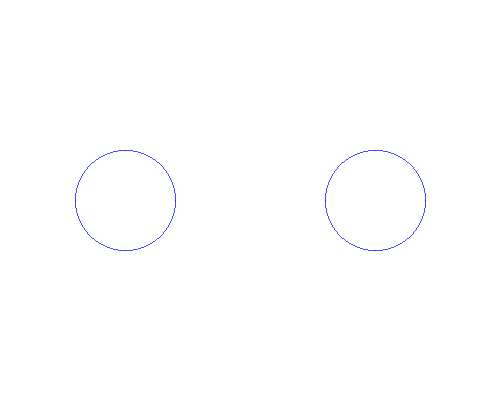
Frame 1 (no input)
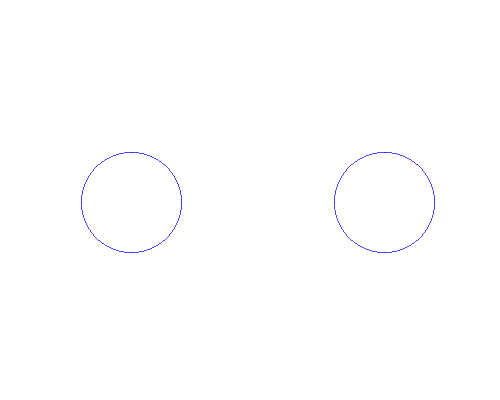
Frame 2 (the mouse pressed at the canvas centre, redrawn once)

The Processing sketch that drew these frames (run headless with seeded random() and noise(); the mouse was pressed at the canvas centre and the sketch redrawn once):

// Processing sketch: moving_circles
// ── moving_circles.pde
/*Implement of two circles moving around the screen*/

boolean loop = true;
Circle c1, c2;

void setup() {
  size(500, 400);
  stroke(0, 0, 255);
  noLoop();
  
  c1 = new Circle( width/4, height/2, 50);
  c2 = new Circle(3 * width / 4, height / 2, 50);
}

/**Draws eight points of a circle using its simetry property
** inputs:
**  *(x,y): Current point of the circle.
**  *(xc, yc): Center of the circle.
**/
void circlePoint(int x, int y, int xc, int yc) {
  point(x + xc, y + yc);
  point(y + xc, x + yc);
  point(-y + xc, x + yc);
  point(-x + xc, y + yc);
  point(-x + xc, -y + yc);
  point(-y + xc, -x + yc);
  point(y + xc, -x + yc);
  point(x + xc, -y + yc);
}

float distance(int x1, int y1, int x2, int y2) {
  return sqrt( pow(x1 - x2, 2) + pow(y1 - y2, 2) );
}

class Circle {
  int xc, yc;
  int r;
  int vx;
  int vy;
  
  Circle(int ixc, int iyc, int ir) {
    xc = ixc;
    yc = iyc;
    r = ir;
    vx = (int) random(0, 10);
    vy = (int) random(0, 10);
  }
  
  /*Draw circle using hte Bresenham algorithm*/
  void draw_circle() {
    int x, y, e;
  
    //Starting point
    x = r;
    y = 0;
    //Initial error
    e = 0;
    while (x >= y) {
      circlePoint(x, y, xc, yc);
      e += (2 * y) + 1;
      y++;
      if ((2 * e) > (2*x - 1)) {
        e += -(2 * x) + 1;
        x--;
      }
    }
  }
  
  void move() {
    xc += vx;
    yc += vy;
    
    //Check for boundaries
    if (xc >= width - r || xc <= r)
      vx *= -1;
    if (yc >= height - r || yc <= r)
      vy *= -1;
  }
  
  void collide(Circle c) {
    float dx = c.xc - xc;
    float dy = c.yc - yc;
    float distance = sqrt(dx*dx + dy*dy);
    float minDist = c.r + r;
    if (distance <= minDist) { 
       float angle = atan2(dy, dx);
       float targetX = /*xc +*/ cos(angle);// * minDist;
       float targetY = /*yc + */sin(angle);// * minDist;
       float ax = targetX;// - c.xc;
       float ay = targetY;// - c.yc;
       vx *= -ax;
       vy *= -ay;
    }
  }
}

void draw() {
  background(255);
  c1.draw_circle();
  c1.move();
  //c1.collide(c2);
  c2.draw_circle();
  c2.move();
  //c2.collide(c1);
}

void mousePressed() {
  if (loop) {
    loop();
    loop = false;
  }
  else {
    noLoop();
    loop = true;
  }
}
